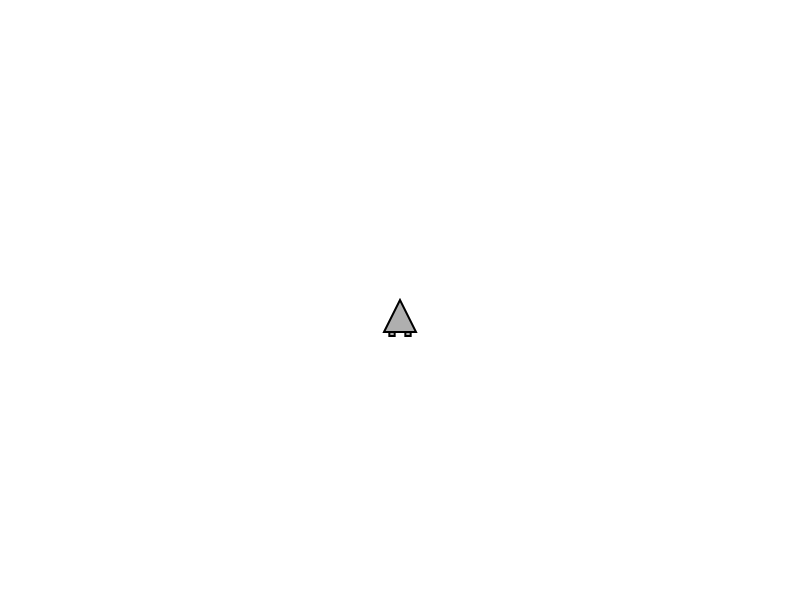
Frame 1 (no input)
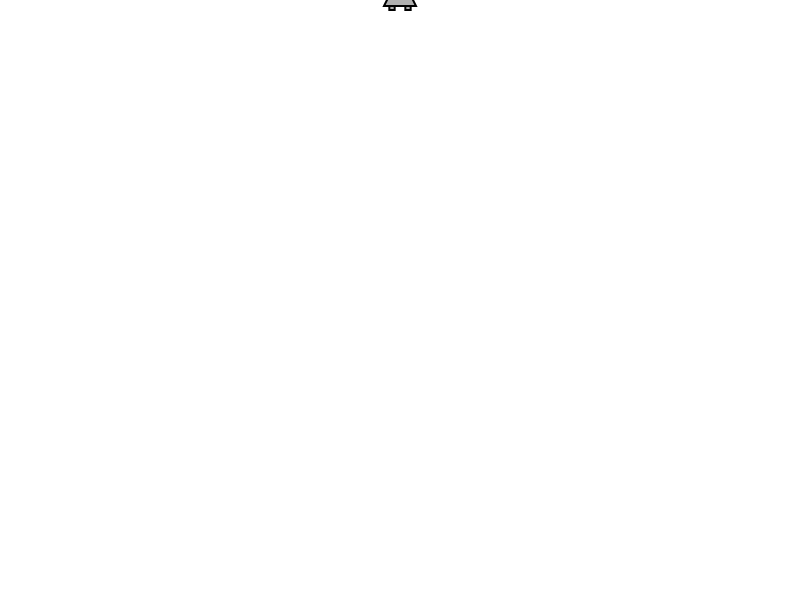
Frame 60 (no input)
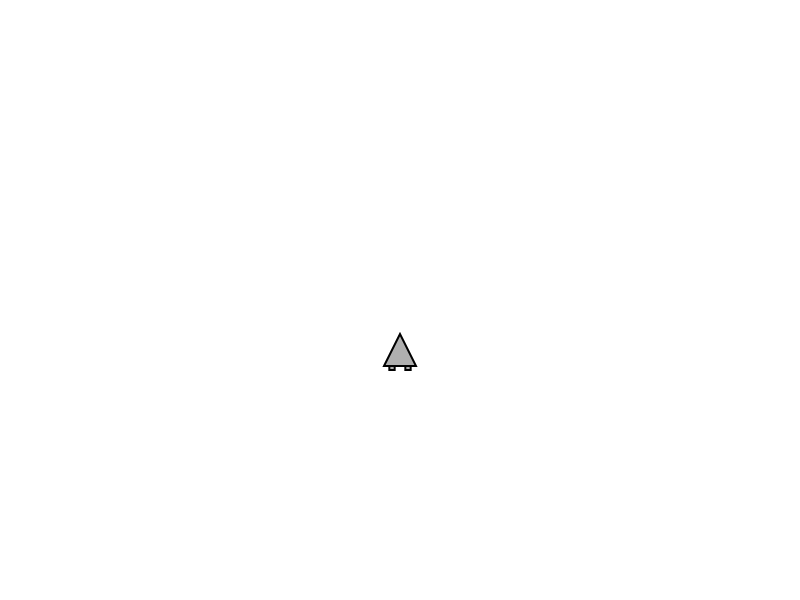
Frame 120 (the mouse pressed at the canvas centre since frame 60)

The p5.js sketch that drew these frames (run headless with seeded random() and noise() and a simulated clock; from frame 60 on, the mouse is pressed at the canvas centre):

// p5.js sketch
// ── sketch.js
// class taken and in the future repurposed from Nature of Code
// https://editor.p5js.org/natureofcode/sketches/7jQEBLJhX
class Spaceship {
  constructor() {
    // All of our regular motion stuff
    this.position = createVector(width / 2, height / 2);
    this.velocity = createVector();
    this.acceleration = createVector();

    // Arbitrary damping to slow down ship
    this.damping = 0.995;
    this.topspeed = 6;

    // Variable for heading!
    this.heading = 0;

    // Size
    this.r = 16;

    // Are we thrusting (to color boosters)
    this.thrusting = false;
  }

  // Standard Euler integration
  update() {
    this.velocity.add(this.acceleration);
    this.velocity.mult(this.damping);
    this.velocity.limit(this.topspeed);
    this.position.add(this.velocity);
    this.acceleration.mult(0);
  }

  // Newton's law: F = M * A
  applyForce(force) {
    let f = force.copy();
    //f.div(mass); // ignoring mass right now
    this.acceleration.add(f);
  }

  // Turn changes angle
  turn(angle) {
    this.heading += angle;
  }

  // Apply a thrust force
  thrust() {
    // Offset the angle since we drew the ship vertically
    let angle = this.heading - PI / 2;
    let force = p5.Vector.fromAngle(angle);
    force.mult(0.1);
    this.applyForce(force);
    // To draw booster
    this.thrusting = true;
  }

  wrapEdges() {
    let buffer = this.r * 2;
    if (this.position.x > width + buffer) this.position.x = -buffer;
    else if (this.position.x < -buffer) this.position.x = width + buffer;
    if (this.position.y > height + buffer) this.position.y = -buffer;
    else if (this.position.y < -buffer) this.position.y = height + buffer;
  }

  // Draw the ship
  show() {
    stroke(0);
    strokeWeight(2);
    push();
    translate(this.position.x, this.position.y + this.r);
    rotate(this.heading);
    fill(175);
    if (this.thrusting) fill(255, 0, 0);
    // Booster rockets
    rectMode(CENTER);
    rect(-this.r / 2, this.r, this.r / 3, this.r / 2);
    rect(this.r / 2, this.r, this.r / 3, this.r / 2);
    fill(175);
    // A triangle
    beginShape();
    vertex(-this.r, this.r);
    vertex(0, -this.r);
    vertex(this.r, this.r);
    endShape(CLOSE);
    rectMode(CENTER);
    pop();

    this.thrusting = false;
  }
}

let ship;

function setup() {
  createCanvas(800, 600);
  ship = new Spaceship();
}

function draw() {
  background(255);

  let gravity = createVector(0, 1);

  // Update position
  ship.update();
  // Wrape edges
  ship.wrapEdges();
  // Draw ship
  ship.show();

  // fill(0);
  // text("left right arrows to turn, z to thrust",10,height-5);

  // Turn or thrust the ship depending on what key is pressed
  if (keyCode == LEFT_ARROW) {
    ship.turn(-0.03);
  } else if (keyCode == RIGHT_ARROW) {
    ship.turn(0.03);
  }

  if (keyIsDown(90)) {
    ship.thrust();
  } else {
    ship.applyForce(gravity);
  }
}
